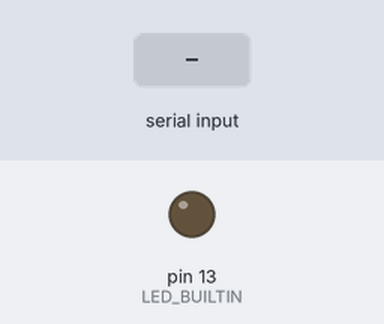
The sketch below on a simulated Arduino Uno, built with avr-gcc and run on an emulated ATmega328P. Shown: output pins drawn as LEDs (lit = HIGH). Inputs (shaded band) come from the test bench.

Above: at 2.7 s.
2.8 s: "s" received over Serial
Timing chart, 0 to 5.8 s (numbered marks = the images above; inputs shaded):
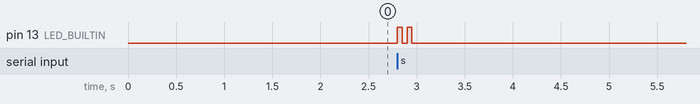

Measured:
- after the input at 2.8 s, pin 13 (LED_BUILTIN): alternates HIGH for 0.05 s and LOW for 0.05 s, 4 changes in all, then stays LOW, starting at once

The sketch:

onboardLED.ino
```cpp
// This code needs to read serial data and respond with lights accordingly

// For now, we will just blink the onboard LED before extending functionality

// the setup function runs once when you press reset or power the board
void setup() {
  // initialize digital pin LED_BUILTIN as an output.
  pinMode(LED_BUILTIN, OUTPUT);
  Serial.begin(9600);
  delay(1500);
}

void blink() {
  // Response upon receiving serial indicator
  digitalWrite(LED_BUILTIN, HIGH);  // turn the LED on (HIGH is the voltage level)
  delay(50);                      // wait
  digitalWrite(LED_BUILTIN, LOW);   // turn the LED off by making the voltage LOW
  // delay(100);
}

void blinkTwice() {
  // Response upon receiving serial indicator
  digitalWrite(LED_BUILTIN, HIGH);  // turn the LED on (HIGH is the voltage level)
  delay(50);                      // wait
  digitalWrite(LED_BUILTIN, LOW);   // turn the LED off by making the voltage LOW
  delay(50);
  digitalWrite(LED_BUILTIN, HIGH);  // turn the LED on (HIGH is the voltage level)
  delay(50);                      // wait
  digitalWrite(LED_BUILTIN, LOW);   // turn the LED off by making the voltage LOW

}

// the loop function runs over and over again forever
void loop() {
  // send data only when you receive data:
  if (Serial.available() > 0) {
    int incomingByte = 0;
    // read the incoming byte:
    incomingByte = Serial.read();

    if (incomingByte == 'k') {
      blink();
    } else if (incomingByte == 's') {
      blinkTwice();
    }

    // say what you got:
    // Serial.print("I received: ");
    // Serial.println(incomingByte, DEC);
  }
}
```
